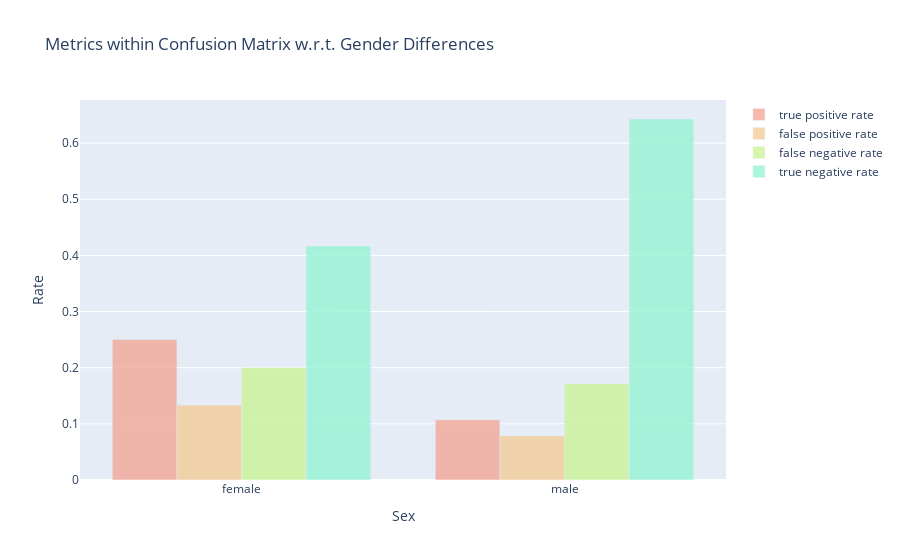

Source (notebook cell):
### Code cell
# visualize the results
fig = go.Figure()
fig.add_trace(go.Bar(
    x=list(tpr_sex.keys()),
    y=list(tpr_sex.values()),
    marker_color='#F3A291',
    opacity=0.75,
    name='true positive rate'
))
fig.add_trace(go.Bar(
    x=list(fpr_sex.keys()),
    y=list(fpr_sex.values()),
    marker_color='#F3CA91',
    opacity=0.75,
    name='false positive rate'
))
fig.add_trace(go.Bar(
    x=list(fnr_sex.keys()),
    y=list(fnr_sex.values()),
    marker_color='#CAF391',
    opacity=0.75,
    name='false negative rate'
))
fig.add_trace(go.Bar(
    x=list(tnr_sex.keys()),
    y=list(tnr_sex.values()),
    marker_color='#91F3D1',
    opacity=0.75,
    name='true negative rate'
))
fig.update_layout(
    title_text='Metrics within Confusion Matrix w.r.t. Gender Differences',
    xaxis_title='Sex',
    yaxis_title='Rate'
)
# fig.write_image('../results/separation-sex.png', scale=2)
fig.show()

### Figure 1 — Plotly figure (JSON) as saved in the notebook; plotly's stock layout.template omitted (floating-point values rounded to 4 significant figures)
{"data": [{"marker": {"color": "#F3A291"}, "name": "true positive rate", "opacity": 0.75, "type": "bar", "x": ["female", "male"], "y": [0.25, 0.1071]}, {"marker": {"color": "#F3CA91"}, "name": "false positive rate", "opacity": 0.75, "type": "bar", "x": ["female", "male"], "y": [0.1333, 0.07857]}, {"marker": {"color": "#CAF391"}, "name": "false negative rate", "opacity": 0.75, "type": "bar", "x": ["female", "male"], "y": [0.2, 0.1714]}, {"marker": {"color": "#91F3D1"}, "name": "true negative rate", "opacity": 0.75, "type": "bar", "x": ["female", "male"], "y": [0.4167, 0.6429]}], "layout": {"title": {"text": "Metrics within Confusion Matrix w.r.t. Gender Differences"}, "xaxis": {"title": {"text": "Sex"}}, "yaxis": {"title": {"text": "Rate"}}}}
